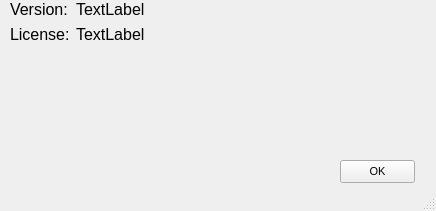
<?xml version="1.0" encoding="UTF-8"?>
<ui version="4.0">
 <class>aboutWindow</class>
 <widget class="QMainWindow" name="aboutWindow">
  <property name="geometry">
   <rect>
    <x>0</x>
    <y>0</y>
    <width>436</width>
    <height>211</height>
   </rect>
  </property>
  <property name="font">
   <font>
    <pointsize>12</pointsize>
   </font>
  </property>
  <property name="windowTitle">
   <string>About</string>
  </property>
  <widget class="QWidget" name="centralwidget">
   <widget class="QWidget" name="formLayoutWidget">
    <property name="geometry">
     <rect>
      <x>10</x>
      <y>0</y>
      <width>411</width>
      <height>151</height>
     </rect>
    </property>
    <layout class="QFormLayout" name="formLayout">
     <item row="0" column="0">
      <widget class="QLabel" name="label">
       <property name="text">
        <string>Version:</string>
       </property>
      </widget>
     </item>
     <item row="0" column="1">
      <widget class="QLabel" name="versionLabel">
       <property name="text">
        <string>TextLabel</string>
       </property>
      </widget>
     </item>
     <item row="1" column="0">
      <widget class="QLabel" name="label_3">
       <property name="text">
        <string>License:</string>
       </property>
      </widget>
     </item>
     <item row="1" column="1">
      <widget class="QLabel" name="licenseLabel">
       <property name="text">
        <string>TextLabel</string>
       </property>
      </widget>
     </item>
    </layout>
   </widget>
   <widget class="QPushButton" name="pushButton">
    <property name="geometry">
     <rect>
      <x>340</x>
      <y>160</y>
      <width>75</width>
      <height>23</height>
     </rect>
    </property>
    <property name="font">
     <font>
      <pointsize>8</pointsize>
     </font>
    </property>
    <property name="text">
     <string>OK</string>
    </property>
   </widget>
  </widget>
  <widget class="QStatusBar" name="statusbar"/>
 </widget>
 <resources/>
 <connections/>
</ui>
